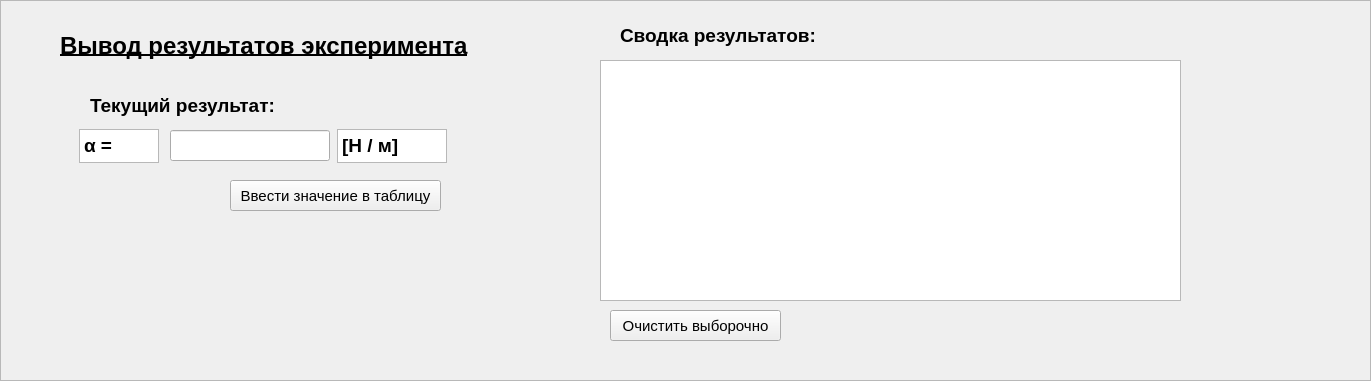
       <widget class="QFrame" name="frame_6">
        <property name="geometry">
         <rect>
          <x>20</x>
          <y>460</y>
          <width>1371</width>
          <height>381</height>
         </rect>
        </property>
        <property name="frameShape">
         <enum>QFrame::StyledPanel</enum>
        </property>
        <property name="frameShadow">
         <enum>QFrame::Raised</enum>
        </property>
        <widget class="QLabel" name="label_21">
         <property name="geometry">
          <rect>
           <x>60</x>
           <y>30</y>
           <width>411</width>
           <height>31</height>
          </rect>
         </property>
         <property name="font">
          <font>
           <family>Segoe UI</family>
           <pointsize>18</pointsize>
           <weight>75</weight>
           <bold>true</bold>
           <underline>true</underline>
          </font>
         </property>
         <property name="text">
          <string>Вывод результатов эксперимента</string>
         </property>
        </widget>
        <widget class="QLabel" name="label_22">
         <property name="geometry">
          <rect>
           <x>90</x>
           <y>90</y>
           <width>201</width>
           <height>31</height>
          </rect>
         </property>
         <property name="font">
          <font>
           <family>Segoe UI</family>
           <pointsize>14</pointsize>
           <weight>75</weight>
           <bold>true</bold>
           <underline>false</underline>
          </font>
         </property>
         <property name="text">
          <string>Текущий результат:</string>
         </property>
        </widget>
        <widget class="QTextBrowser" name="textBrowser_50">
         <property name="geometry">
          <rect>
           <x>337</x>
           <y>129</y>
           <width>110</width>
           <height>34</height>
          </rect>
         </property>
         <property name="html">
          <string>&lt;!DOCTYPE HTML PUBLIC &quot;-//W3C//DTD HTML 4.0//EN&quot; &quot;http://www.w3.org/TR/REC-html40/strict.dtd&quot;&gt;
&lt;html&gt;&lt;head&gt;&lt;meta name=&quot;qrichtext&quot; content=&quot;1&quot; /&gt;&lt;style type=&quot;text/css&quot;&gt;
p, li { white-space: pre-wrap; }
&lt;/style&gt;&lt;/head&gt;&lt;body style=&quot; font-family:'MS Shell Dlg 2'; font-size:8.25pt; font-weight:400; font-style:normal;&quot;&gt;
&lt;p style=&quot; margin-top:0px; margin-bottom:0px; margin-left:0px; margin-right:0px; -qt-block-indent:0; text-indent:0px;&quot;&gt;&lt;span style=&quot; font-size:14pt; font-weight:600;&quot;&gt;[Н / м]&lt;/span&gt;&lt;/p&gt;&lt;/body&gt;&lt;/html&gt;</string>
         </property>
        </widget>
        <widget class="QTextBrowser" name="textBrowser_64">
         <property name="geometry">
          <rect>
           <x>79</x>
           <y>129</y>
           <width>80</width>
           <height>34</height>
          </rect>
         </property>
         <property name="html">
          <string>&lt;!DOCTYPE HTML PUBLIC &quot;-//W3C//DTD HTML 4.0//EN&quot; &quot;http://www.w3.org/TR/REC-html40/strict.dtd&quot;&gt;
&lt;html&gt;&lt;head&gt;&lt;meta name=&quot;qrichtext&quot; content=&quot;1&quot; /&gt;&lt;style type=&quot;text/css&quot;&gt;
p, li { white-space: pre-wrap; }
&lt;/style&gt;&lt;/head&gt;&lt;body style=&quot; font-family:'MS Shell Dlg 2'; font-size:8.25pt; font-weight:400; font-style:normal;&quot;&gt;
&lt;p style=&quot; margin-top:0px; margin-bottom:0px; margin-left:0px; margin-right:0px; -qt-block-indent:0; text-indent:0px;&quot;&gt;&lt;span style=&quot; font-size:14pt; font-weight:600;&quot;&gt;α = &lt;/span&gt;&lt;/p&gt;&lt;/body&gt;&lt;/html&gt;</string>
         </property>
        </widget>
        <widget class="QLineEdit" name="lineEdit_30">
         <property name="geometry">
          <rect>
           <x>170</x>
           <y>130</y>
           <width>160</width>
           <height>31</height>
          </rect>
         </property>
         <property name="font">
          <font>
           <family>Segoe UI</family>
           <pointsize>14</pointsize>
           <underline>false</underline>
          </font>
         </property>
         <property name="text">
          <string/>
         </property>
        </widget>
        <widget class="QPushButton" name="pushButton_5">
         <property name="geometry">
          <rect>
           <x>230</x>
           <y>180</y>
           <width>211</width>
           <height>31</height>
          </rect>
         </property>
         <property name="font">
          <font>
           <family>Segoe UI</family>
           <pointsize>11</pointsize>
          </font>
         </property>
         <property name="text">
          <string>Ввести значение в таблицу</string>
         </property>
        </widget>
        <widget class="Tables" name="tableView_5">
         <property name="geometry">
          <rect>
           <x>600</x>
           <y>60</y>
           <width>581</width>
           <height>241</height>
          </rect>
         </property>
        </widget>
        <widget class="QLabel" name="label_23">
         <property name="geometry">
          <rect>
           <x>620</x>
           <y>20</y>
           <width>201</width>
           <height>31</height>
          </rect>
         </property>
         <property name="font">
          <font>
           <family>Segoe UI</family>
           <pointsize>14</pointsize>
           <weight>75</weight>
           <bold>true</bold>
           <underline>false</underline>
          </font>
         </property>
         <property name="text">
          <string>Сводка результатов:</string>
         </property>
        </widget>
        <widget class="QPushButton" name="pushButton_13">
         <property name="geometry">
          <rect>
           <x>610</x>
           <y>310</y>
           <width>171</width>
           <height>31</height>
          </rect>
         </property>
         <property name="font">
          <font>
           <family>Segoe UI</family>
           <pointsize>11</pointsize>
          </font>
         </property>
         <property name="text">
          <string>Очистить выборочно</string>
         </property>
        </widget>
       </widget>
